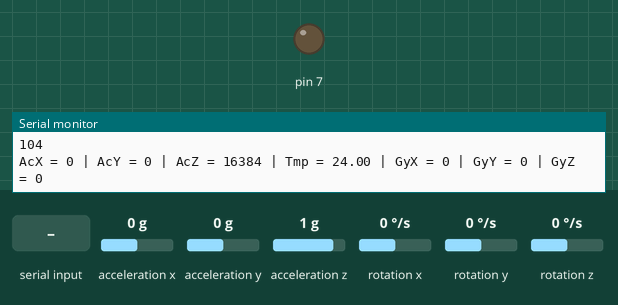
Bench run of a sketch on a simulated Arduino Uno, built with avr-gcc and run on an emulated ATmega328P. On the bench: output pins drawn as LEDs (lit = HIGH), the last lines printed to the serial monitor. Wiring (inferred from the names in the program): MPU-6050 motion sensor at I2C address 0x68; MPU-6050 motion sensor at I2C address 0x69. Inputs (shaded band) come from the test bench; at power-on: acceleration x 0 g, acceleration y 0 g, acceleration z 1 g, rotation x 0 °/s, rotation y 0 °/s, rotation z 0 °/s.

Above: at 1.2 s.
1.3 s: "a" received over Serial
At 2.6 s:
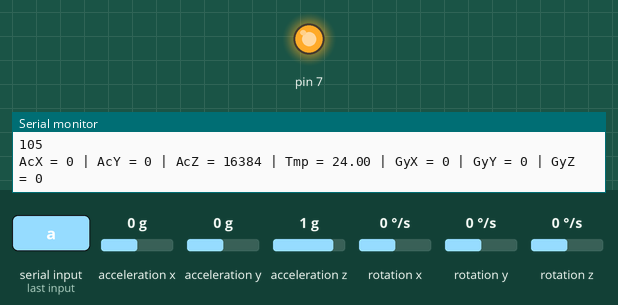
2.9 s: "1" received over Serial
At 3.7 s:
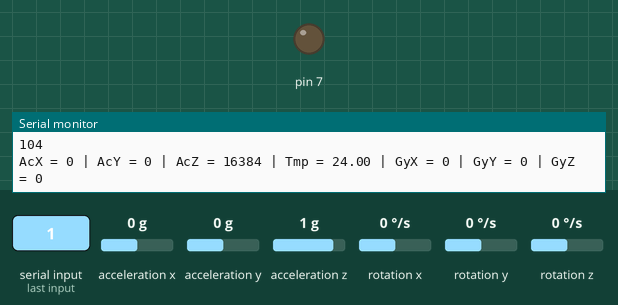
Timing chart, 0 to 5.9 s (numbered marks = the images above; inputs shaded):
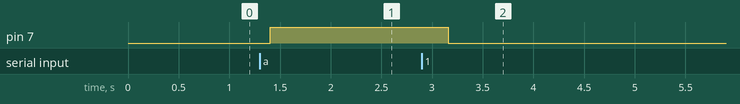

Measured:
- after the input at 1.3 s, pin 7: LOW → HIGH after 0.10 s
- after the input at 2.9 s, pin 7: HIGH → LOW after 0.26 s

The sketch:

i2c_multi_mpu.ino
```cpp
 /*
  * this code is for changing the address and reading multiple mpu6050 via i2c
  * vcc 5v
  * gnd gnd
  * scl a5
  * sda a4
  * int d2
  * ad0 needs 3.3v(0x69) and if 0v(0x68) so use voltage divider circuit like in AT mode bluetooth to get 3.3v from d7
 */
 // MPU-6050 Short Example Sketch
// By Arduino User JohnChi
// August 17, 2014
// Public Domain
#include<Wire.h>
int j=1;
int MPU_addr=0x69;  // I2C address of the MPU-6050 // DEFAULT IS 0x68 COZ AD0 IS LOW NATURALLY
int16_t AcX,AcY,AcZ,Tmp,GyX,GyY,GyZ;
char e;
void setup(){
  Wire.begin();
  Wire.beginTransmission(MPU_addr);
  Wire.write(0x6B);  // PWR_MGMT_1 register
  Wire.write(0);     // set to zero (wakes up the MPU-6050)
  Wire.endTransmission(true);
  Serial.begin(9600);
  pinMode(7,OUTPUT);
}
void loop(){
  if(Serial.available())
  {
    e=Serial.read();
  }
  if(e=='a')
  {
    digitalWrite(7,HIGH);
    MPU_addr=0x69;
    j=0;
  }
  else
  {
    digitalWrite(7,LOW);
    MPU_addr=0x68;
    j=0;
  }
  if(j==0)
  {
  Wire.write(0x6B);  // PWR_MGMT_1 register
  Wire.write(0);     // set to zero (wakes up the MPU-6050)
  Wire.endTransmission(true);
  j=1;
  }
  Serial.println(MPU_addr);
  Wire.beginTransmission(MPU_addr);
  Wire.write(0x3B);  // starting with register 0x3B (ACCEL_XOUT_H)
  Wire.endTransmission(false);
  Wire.requestFrom(MPU_addr,14,true);  // request a total of 14 registers
  AcX=Wire.read()<<8|Wire.read();  // 0x3B (ACCEL_XOUT_H) & 0x3C (ACCEL_XOUT_L)
  AcY=Wire.read()<<8|Wire.read();  // 0x3D (ACCEL_YOUT_H) & 0x3E (ACCEL_YOUT_L)
  AcZ=Wire.read()<<8|Wire.read();  // 0x3F (ACCEL_ZOUT_H) & 0x40 (ACCEL_ZOUT_L)
  Tmp=Wire.read()<<8|Wire.read();  // 0x41 (TEMP_OUT_H) & 0x42 (TEMP_OUT_L)
  GyX=Wire.read()<<8|Wire.read();  // 0x43 (GYRO_XOUT_H) & 0x44 (GYRO_XOUT_L)
  GyY=Wire.read()<<8|Wire.read();  // 0x45 (GYRO_YOUT_H) & 0x46 (GYRO_YOUT_L)
  GyZ=Wire.read()<<8|Wire.read();  // 0x47 (GYRO_ZOUT_H) & 0x48 (GYRO_ZOUT_L)
  Serial.print("AcX = "); Serial.print(AcX);
  Serial.print(" | AcY = "); Serial.print(AcY);
  Serial.print(" | AcZ = "); Serial.print(AcZ);
  Serial.print(" | Tmp = "); Serial.print(Tmp/340.00+36.53);  //equation for temperature in degrees C from datasheet
  Serial.print(" | GyX = "); Serial.print(GyX);
  Serial.print(" | GyY = "); Serial.print(GyY);
  Serial.print(" | GyZ = "); Serial.println(GyZ);
  delay(333);
}
```
